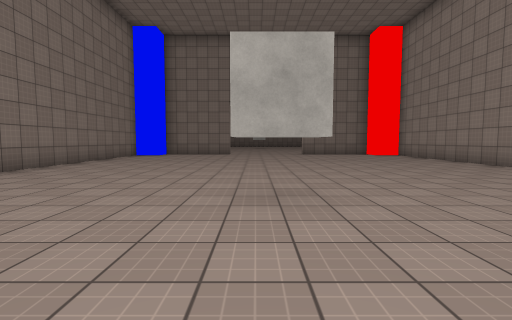
view 1 (above)

13 first-person views from a walk through a 3-D level made in the Unity game engine. The camera is 1.3 m above the floor, tilts 4° down and sees 85° across. The floor is counted in squares, 2 m on a side. Each view is taken from the middle of a square. On the plan, view 1 faces up. The plan holds only what a view shows up to about 9 squares ahead; the rest is blank. The place goes on beyond the plan. The player is left out. Surface patterns are stand-ins for the level's own textures.

view 2
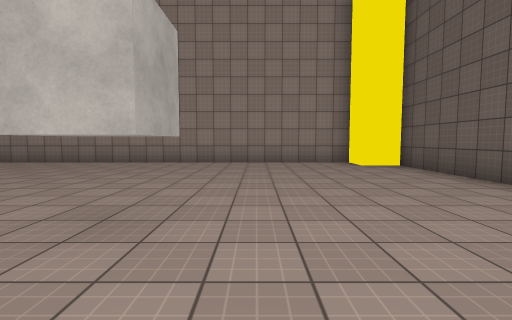

view 3
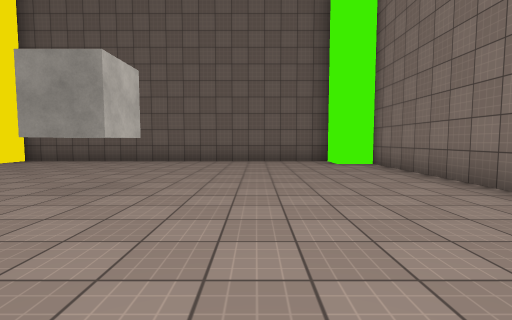

view 4
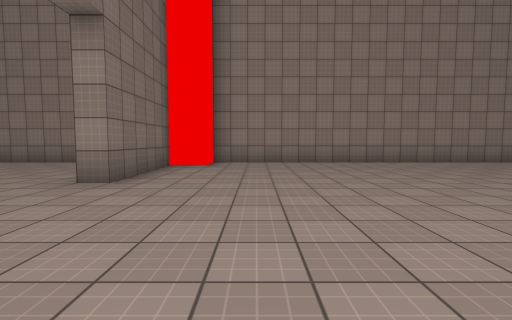

view 5
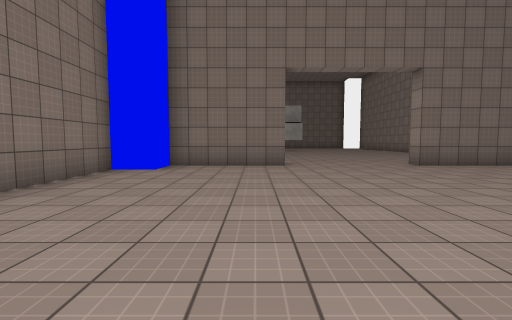

view 6
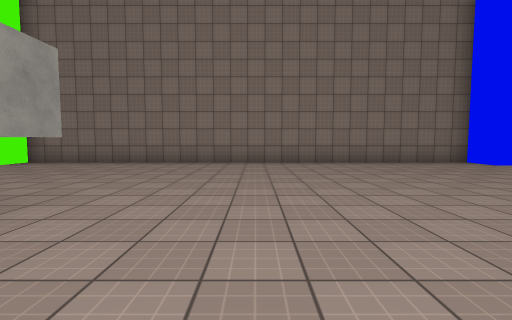

view 7
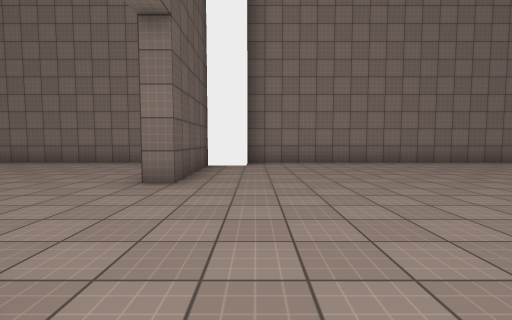

view 8
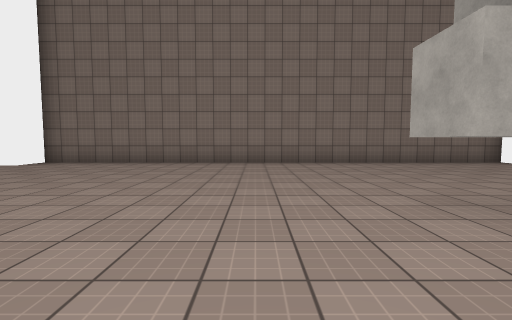

view 9
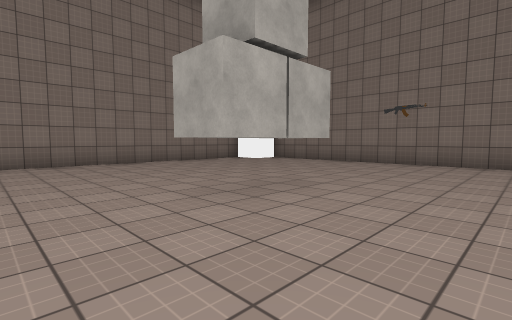

view 10
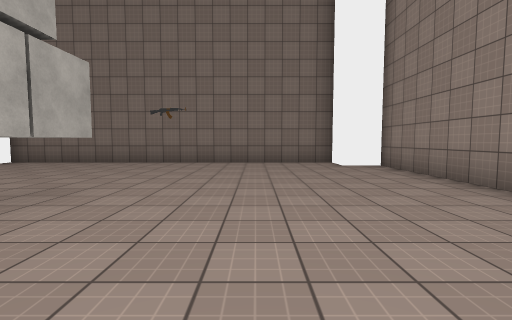

view 11
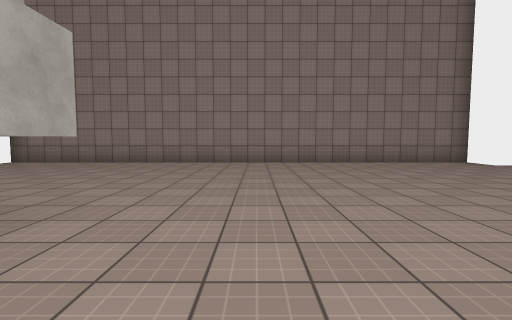

view 12
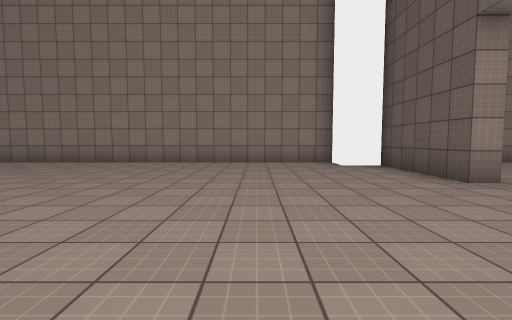

view 13
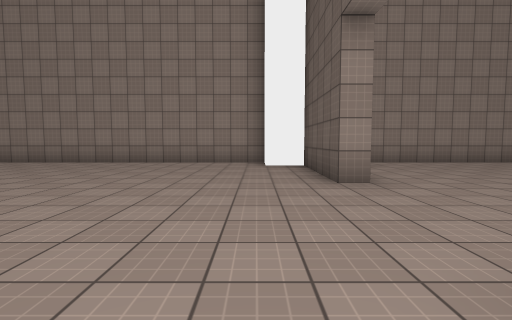

### Floor plan
Points are (right, up) in squares from view 1. A wall is a line through its corners. A room is listed if a view was taken in it or the views show most of it. See-through windows are left out.
Room 1 (views 1, 2, 3, 4, 5, 6)
walls: (-2.5, 13.2) (-4.2, 13.2) (-4.2, 12.3) (-5.2, 12.3) (-5.2, -0.7) (-4.2, -0.7) (-4.2, -1.8) (5.2, -1.8) (5.2, -0.7) (6.3, -0.7) (6.3, 12.3) (5.2, 12.3) (5.2, 13.2) (2.3, 13.2)
ways out: opening at (0, 13.2) to room 2
objects: cube (0, 3)
Room 2 (views 7, 8, 9, 10, 11, 12, 13)
walls: (-5.2, 28.4) (-5.2, 14.7) (-4.2, 14.7) (-4.2, 13.7) (-1.2, 13.7) (-1.2, 13.2) (-2.5, 13.2); (2.3, 13.2) (2.3, 13.7) (5.2, 13.7) (5.2, 14.7) (6.3, 14.7) (6.3, 28.2) (5.2, 28.2) (5.2, 29.3) (-4.2, 29.3)
ways out: opening at (0, 13.2) to room 1
objects: cube (0, 23); cube (0, 24)

Where each view was taken, in squares from view 1:
view 1: 0 up, 0 right, facing up
view 2: 2 up, 2 left, facing right
view 3: 7 up, 2 left, facing down
view 4: 11 up, 2 left, facing right
view 5: 6 up, 2 left, facing up
view 6: 6 up, 3 right, facing left
view 7: 15 up, 3 right, facing left
view 8: 21 up, 3 right, facing left
view 9: 21 up, 3 right, facing up-left
view 10: 21 up, 3 right, facing up
view 11: 21 up, 2 left, facing right
view 12: 17 up, 2 left, facing right
view 13: 15 up, 2 left, facing right
